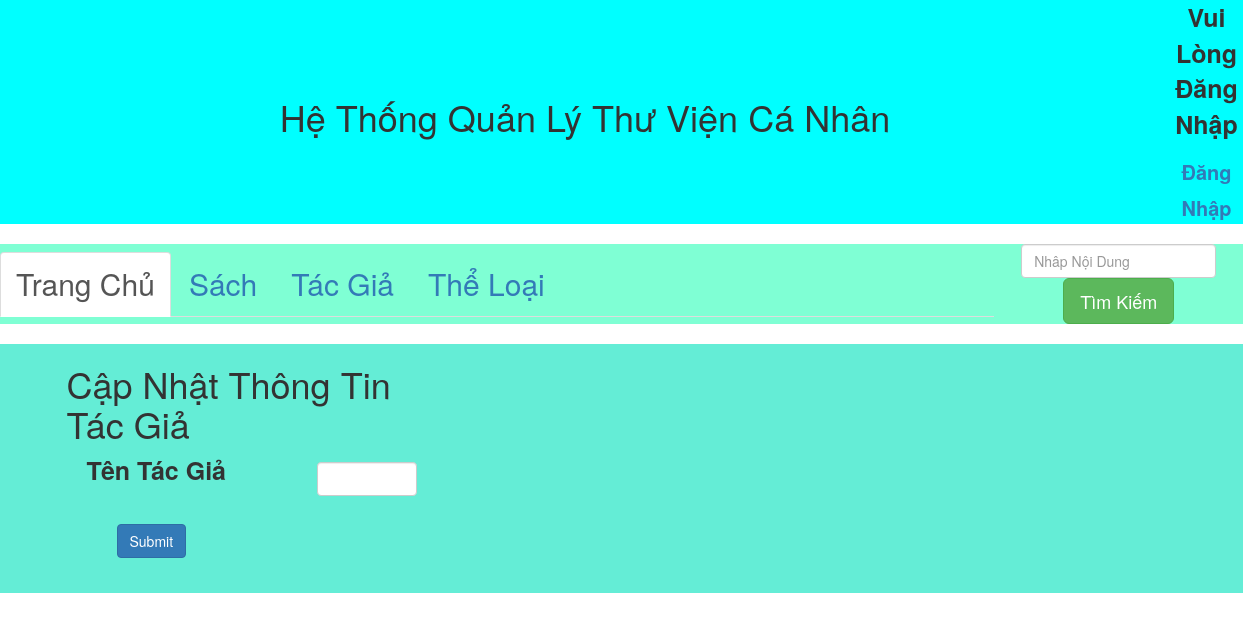
/editauthor/6, run on an earlier commit of the app's database.
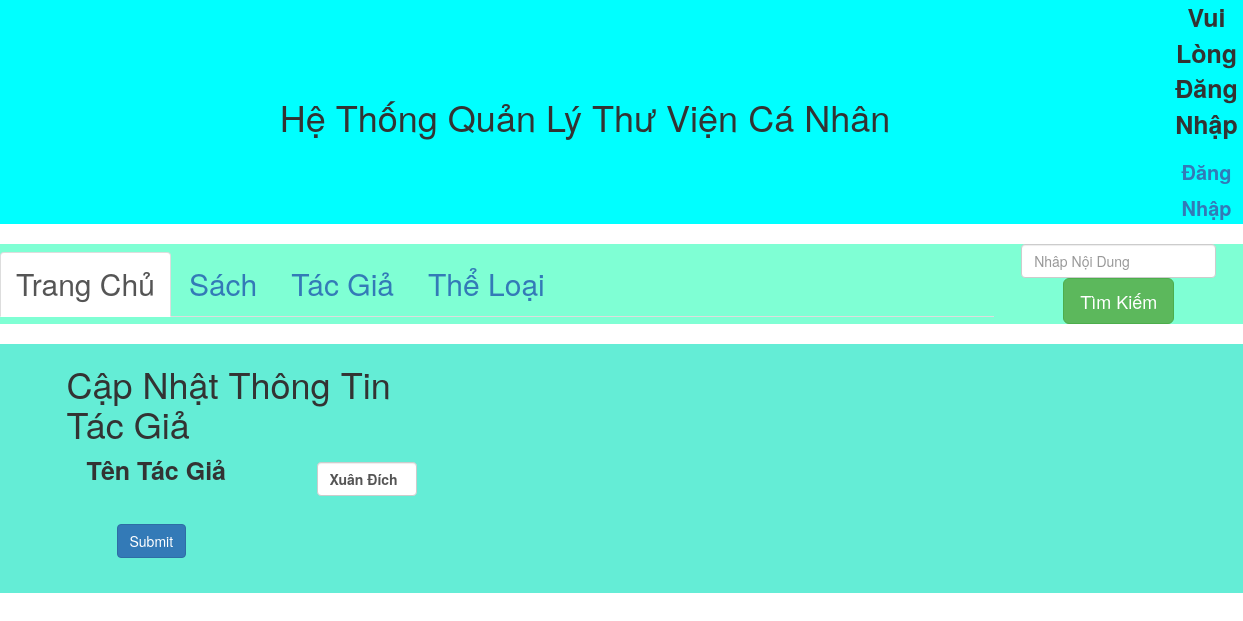
And on a later commit of the database.
### catalog/models.py (models this page shows)
class Author(models.Model):
    id = models.AutoField(primary_key=True)
    name = models.CharField(max_length=32)

### catalog/views.py (the view)
# urls.py: path('editauthor/<id>', views.editauthor),
def editauthor(request, id):
    author_obj = models.Author.objects.filter(id=id).first()
    if request.method == "POST":
        name = request.POST.get("name")
        models.Author.objects.filter(id=id).update(name=name)
        return redirect("/author/")
    return render(request, "author/editauthor.html", {"author_obj": author_obj})

### templates/author/editauthor.html (shortened to what this page needs)
{% extends "base.html" %}
{% block content %}
<div class="container">
    <div class="col-md-4">
        <h1>Cập Nhật Thông Tin Tác Giả</h1>
        <form action="" method="post">
            <div class="form-group">
                <table>
                    <tr>
                        <th
                            Style="width:250px; padding-left: 20px; padding-bottom: 15px; padding-bottom: 15px;text-align: left;; padding-left: 20px ;text-align: left;">
                            <label for="author">Tên Tác Giả</label>
                        </th>
                        <th>
                            <input type="text" class="form-control" style="margin-bottom: 5px;" id="author" name="name"
                                value="{{ author_obj.name }}">
                        </th>
                    </tr>
                </table>
            </div>
            <div class="form-group" style="padding-left: 50px; padding-bottom: 10px;">
                <button type="submit" class="btn btn-primary">Submit</button>
            </div>
        </form>
    </div>
</div>
{% endblock %}

What changed in the data, as far as the page shows it:
added Author: name "Xuân Đích"
